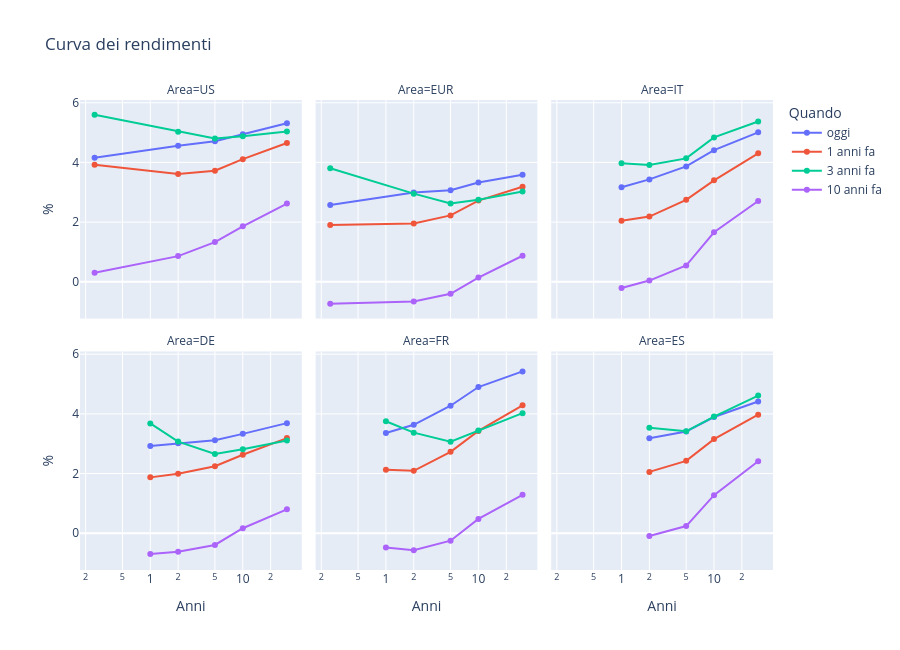

The notebook cell this image was saved under:
### Markdown cell above
## Curva dei rendimenti: oggi, 1, 3 e 10 anni fa
Asse in anni alla scadenza (scala logaritmica).

### Code cell
anni = lambda k: int(k[:-1]) / (12 if k[-1] == "M" else 1)  # '3M' -> 0.25, '10Y' -> 10
curve = []
for area in ("US", "EUR", "IT", "DE", "FR", "ES"):
    cols = [c for c in df if c.startswith(area + " ") and c.split()[1][:-1].isdigit()]  # 'IT 10Y' sì, 'US IG spread' no
    s = df[cols].dropna()
    for quando in (0, 1, 3, 10):
        r = s.asof(s.index[-1] - pd.DateOffset(years=quando))
        curve += [{"Area": area, "Quando": f"{quando} anni fa" if quando else "oggi", "Anni": anni(c.split()[1]), "%": r[c]}
                  for c in cols]
px.line(pd.DataFrame(curve), x="Anni", y="%", color="Quando", facet_col="Area", facet_col_wrap=3, markers=True,
        log_x=True, height=650, title="Curva dei rendimenti").show()

### Figure 1 — Plotly figure (JSON) as saved in the notebook; plotly's stock layout.template omitted (floating-point values rounded to 4 significant figures)
{"data": [{"hovertemplate": "Quando=oggi<br>Area=US<br>Anni=%{x}<br>%=%{y}<extra></extra>", "legendgroup": "oggi", "line": {"color": "#636efa", "dash": "solid"}, "marker": {"symbol": "circle"}, "mode": "lines+markers", "name": "oggi", "orientation": "v", "showlegend": true, "type": "scatter", "x": [0.25, 2.0, 5.0, 10.0, 30.0], "xaxis": "x4", "y": [4.16, 4.56, 4.71, 4.94, 5.31], "yaxis": "y4"}, {"hovertemplate": "Quando=oggi<br>Area=EUR<br>Anni=%{x}<br>%=%{y}<extra></extra>", "legendgroup": "oggi", "line": {"color": "#636efa", "dash": "solid"}, "marker": {"symbol": "circle"}, "mode": "lines+markers", "name": "oggi", "orientation": "v", "showlegend": false, "type": "scatter", "x": [0.25, 2.0, 5.0, 10.0, 30.0], "xaxis": "x5", "y": [2.573, 2.994, 3.067, 3.327, 3.589], "yaxis": "y5"}, {"hovertemplate": "Quando=oggi<br>Area=IT<br>Anni=%{x}<br>%=%{y}<extra></extra>", "legendgroup": "oggi", "line": {"color": "#636efa", "dash": "solid"}, "marker": {"symbol": "circle"}, "mode": "lines+markers", "name": "oggi", "orientation": "v", "showlegend": false, "type": "scatter", "x": [1.0, 2.0, 5.0, 10.0, 30.0], "xaxis": "x6", "y": [3.166, 3.432, 3.865, 4.411, 5.008], "yaxis": "y6"}, {"hovertemplate": "Quando=oggi<br>Area=DE<br>Anni=%{x}<br>%=%{y}<extra></extra>", "legendgroup": "oggi", "line": {"color": "#636efa", "dash": "solid"}, "marker": {"symbol": "circle"}, "mode": "lines+markers", "name": "oggi", "orientation": "v", "showlegend": false, "type": "scatter", "x": [1.0, 2.0, 5.0, 10.0, 30.0], "xaxis": "x", "y": [2.921, 3.016, 3.118, 3.33, 3.69], "yaxis": "y"}, {"hovertemplate": "Quando=oggi<br>Area=FR<br>Anni=%{x}<br>%=%{y}<extra></extra>", "legendgroup": "oggi", "line": {"color": "#636efa", "dash": "solid"}, "marker": {"symbol": "circle"}, "mode": "lines+markers", "name": "oggi", "orientation": "v", "showlegend": false, "type": "scatter", "x": [1.0, 2.0, 5.0, 10.0, 30.0], "xaxis": "x2", "y": [3.359, 3.634, 4.274, 4.899, 5.423], "yaxis": "y2"}, {"hovertemplate": "Quando=oggi<br>Area=ES<br>Anni=%{x}<br>%=%{y}<extra></extra>", "legendgroup": "oggi", "line": {"color": "#636efa", "dash": "solid"}, "marker": {"symbol": "circle"}, "mode": "lines+markers", "name": "oggi", "orientation": "v", "showlegend": false, "type": "scatter", "x": [2.0, 5.0, 10.0, 30.0], "xaxis": "x3", "y": [3.186, 3.412, 3.895, 4.415], "yaxis": "y3"}, {"hovertemplate": "Quando=1 anni fa<br>Area=US<br>Anni=%{x}<br>%=%{y}<extra></extra>", "legendgroup": "1 anni fa", "line": {"color": "#EF553B", "dash": "solid"}, "marker": {"symbol": "circle"}, "mode": "lines+markers", "name": "1 anni fa", "orientation": "v", "showlegend": true, "type": "scatter", "x": [0.25, 2.0, 5.0, 10.0, 30.0], "xaxis": "x4", "y": [3.92, 3.61, 3.72, 4.11, 4.65], "yaxis": "y4"}, {"hovertemplate": "Quando=1 anni fa<br>Area=EUR<br>Anni=%{x}<br>%=%{y}<extra></extra>", "legendgroup": "1 anni fa", "line": {"color": "#EF553B", "dash": "solid"}, "marker": {"symbol": "circle"}, "mode": "lines+markers", "name": "1 anni fa", "orientation": "v", "showlegend": false, "type": "scatter", "x": [0.25, 2.0, 5.0, 10.0, 30.0], "xaxis": "x5", "y": [1.901, 1.95, 2.225, 2.722, 3.184], "yaxis": "y5"}, {"hovertemplate": "Quando=1 anni fa<br>Area=IT<br>Anni=%{x}<br>%=%{y}<extra></extra>", "legendgroup": "1 anni fa", "line": {"color": "#EF553B", "dash": "solid"}, "marker": {"symbol": "circle"}, "mode": "lines+markers", "name": "1 anni fa", "orientation": "v", "showlegend": false, "type": "scatter", "x": [1.0, 2.0, 5.0, 10.0, 30.0], "xaxis": "x6", "y": [2.042, 2.185, 2.745, 3.399, 4.306], "yaxis": "y6"}, {"hovertemplate": "Quando=1 anni fa<br>Area=DE<br>Anni=%{x}<br>%=%{y}<extra></extra>", "legendgroup": "1 anni fa", "line": {"color": "#EF553B", "dash": "solid"}, "marker": {"symbol": "circle"}, "mode": "lines+markers", "name": "1 anni fa", "orientation": "v", "showlegend": false, "type": "scatter", "x": [1.0, 2.0, 5.0, 10.0, 30.0], "xaxis": "x", "y": [1.872, 1.995, 2.244, 2.63, 3.188], "yaxis": "y"}, {"hovertemplate": "Quando=1 anni fa<br>Area=FR<br>Anni=%{x}<br>%=%{y}<extra></extra>", "legendgroup": "1 anni fa", "line": {"color": "#EF553B", "dash": "solid"}, "marker": {"symbol": "circle"}, "mode": "lines+markers", "name": "1 anni fa", "orientation": "v", "showlegend": false, "type": "scatter", "x": [1.0, 2.0, 5.0, 10.0, 30.0], "xaxis": "x2", "y": [2.127, 2.093, 2.727, 3.43, 4.287], "yaxis": "y2"}, {"hovertemplate": "Quando=1 anni fa<br>Area=ES<br>Anni=%{x}<br>%=%{y}<extra></extra>", "legendgroup": "1 anni fa", "line": {"color": "#EF553B", "dash": "solid"}, "marker": {"symbol": "circle"}, "mode": "lines+markers", "name": "1 anni fa", "orientation": "v", "showlegend": false, "type": "scatter", "x": [2.0, 5.0, 10.0, 30.0], "xaxis": "x3", "y": [2.056, 2.425, 3.154, 3.973], "yaxis": "y3"}, {"hovertemplate": "Quando=3 anni fa<br>Area=US<br>Anni=%{x}<br>%=%{y}<extra></extra>", "legendgroup": "3 anni fa", "line": {"color": "#00cc96", "dash": "solid"}, "marker": {"symbol": "circle"}, "mode": "lines+markers", "name": "3 anni fa", "orientation": "v", "showlegend": true, "type": "scatter", "x": [0.25, 2.0, 5.0, 10.0, 30.0], "xaxis": "x4", "y": [5.6, 5.03, 4.8, 4.88, 5.04], "yaxis": "y4"}, {"hovertemplate": "Quando=3 anni fa<br>Area=EUR<br>Anni=%{x}<br>%=%{y}<extra></extra>", "legendgroup": "3 anni fa", "line": {"color": "#00cc96", "dash": "solid"}, "marker": {"symbol": "circle"}, "mode": "lines+markers", "name": "3 anni fa", "orientation": "v", "showlegend": false, "type": "scatter", "x": [0.25, 2.0, 5.0, 10.0, 30.0], "xaxis": "x5", "y": [3.804, 2.953, 2.622, 2.749, 3.028], "yaxis": "y5"}, {"hovertemplate": "Quando=3 anni fa<br>Area=IT<br>Anni=%{x}<br>%=%{y}<extra></extra>", "legendgroup": "3 anni fa", "line": {"color": "#00cc96", "dash": "solid"}, "marker": {"symbol": "circle"}, "mode": "lines+markers", "name": "3 anni fa", "orientation": "v", "showlegend": false, "type": "scatter", "x": [1.0, 2.0, 5.0, 10.0, 30.0], "xaxis": "x6", "y": [3.975, 3.915, 4.136, 4.839, 5.371], "yaxis": "y6"}, {"hovertemplate": "Quando=3 anni fa<br>Area=DE<br>Anni=%{x}<br>%=%{y}<extra></extra>", "legendgroup": "3 anni fa", "line": {"color": "#00cc96", "dash": "solid"}, "marker": {"symbol": "circle"}, "mode": "lines+markers", "name": "3 anni fa", "orientation": "v", "showlegend": false, "type": "scatter", "x": [1.0, 2.0, 5.0, 10.0, 30.0], "xaxis": "x", "y": [3.681, 3.071, 2.658, 2.814, 3.111], "yaxis": "y"}, {"hovertemplate": "Quando=3 anni fa<br>Area=FR<br>Anni=%{x}<br>%=%{y}<extra></extra>", "legendgroup": "3 anni fa", "line": {"color": "#00cc96", "dash": "solid"}, "marker": {"symbol": "circle"}, "mode": "lines+markers", "name": "3 anni fa", "orientation": "v", "showlegend": false, "type": "scatter", "x": [1.0, 2.0, 5.0, 10.0, 30.0], "xaxis": "x2", "y": [3.754, 3.371, 3.069, 3.44, 4.023], "yaxis": "y2"}, {"hovertemplate": "Quando=3 anni fa<br>Area=ES<br>Anni=%{x}<br>%=%{y}<extra></extra>", "legendgroup": "3 anni fa", "line": {"color": "#00cc96", "dash": "solid"}, "marker": {"symbol": "circle"}, "mode": "lines+markers", "name": "3 anni fa", "orientation": "v", "showlegend": false, "type": "scatter", "x": [2.0, 5.0, 10.0, 30.0], "xaxis": "x3", "y": [3.538, 3.416, 3.909, 4.612], "yaxis": "y3"}, {"hovertemplate": "Quando=10 anni fa<br>Area=US<br>Anni=%{x}<br>%=%{y}<extra></extra>", "legendgroup": "10 anni fa", "line": {"color": "#ab63fa", "dash": "solid"}, "marker": {"symbol": "circle"}, "mode": "lines+markers", "name": "10 anni fa", "orientation": "v", "showlegend": true, "type": "scatter", "x": [0.25, 2.0, 5.0, 10.0, 30.0], "xaxis": "x4", "y": [0.3, 0.86, 1.33, 1.86, 2.62], "yaxis": "y4"}, {"hovertemplate": "Quando=10 anni fa<br>Area=EUR<br>Anni=%{x}<br>%=%{y}<extra></extra>", "legendgroup": "10 anni fa", "line": {"color": "#ab63fa", "dash": "solid"}, "marker": {"symbol": "circle"}, "mode": "lines+markers", "name": "10 anni fa", "orientation": "v", "showlegend": false, "type": "scatter", "x": [0.25, 2.0, 5.0, 10.0, 30.0], "xaxis": "x5", "y": [-0.7403, -0.6631, -0.4014, 0.1408, 0.8725], "yaxis": "y5"}, {"hovertemplate": "Quando=10 anni fa<br>Area=IT<br>Anni=%{x}<br>%=%{y}<extra></extra>", "legendgroup": "10 anni fa", "line": {"color": "#ab63fa", "dash": "solid"}, "marker": {"symbol": "circle"}, "mode": "lines+markers", "name": "10 anni fa", "orientation": "v", "showlegend": false, "type": "scatter", "x": [1.0, 2.0, 5.0, 10.0, 30.0], "xaxis": "x6", "y": [-0.21, 0.0408, 0.545, 1.66, 2.708], "yaxis": "y6"}, {"hovertemplate": "Quando=10 anni fa<br>Area=DE<br>Anni=%{x}<br>%=%{y}<extra></extra>", "legendgroup": "10 anni fa", "line": {"color": "#ab63fa", "dash": "solid"}, "marker": {"symbol": "circle"}, "mode": "lines+markers", "name": "10 anni fa", "orientation": "v", "showlegend": false, "type": "scatter", "x": [1.0, 2.0, 5.0, 10.0, 30.0], "xaxis": "x", "y": [-0.7, -0.618, -0.393, 0.168, 0.8004], "yaxis": "y"}, {"hovertemplate": "Quando=10 anni fa<br>Area=FR<br>Anni=%{x}<br>%=%{y}<extra></extra>", "legendgroup": "10 anni fa", "line": {"color": "#ab63fa", "dash": "solid"}, "marker": {"symbol": "circle"}, "mode": "lines+markers", "name": "10 anni fa", "orientation": "v", "showlegend": false, "type": "scatter", "x": [1.0, 2.0, 5.0, 10.0, 30.0], "xaxis": "x2", "y": [-0.476, -0.5716, -0.2498, 0.479, 1.288], "yaxis": "y2"}, {"hovertemplate": "Quando=10 anni fa<br>Area=ES<br>Anni=%{x}<br>%=%{y}<extra></extra>", "legendgroup": "10 anni fa", "line": {"color": "#ab63fa", "dash": "solid"}, "marker": {"symbol": "circle"}, "mode": "lines+markers", "name": "10 anni fa", "orientation": "v", "showlegend": false, "type": "scatter", "x": [2.0, 5.0, 10.0, 30.0], "xaxis": "x3", "y": [-0.092, 0.24, 1.277, 2.412], "yaxis": "y3"}], "layout": {"annotations": [{"font": {}, "showarrow": false, "text": "Area=DE", "x": 0.16, "xanchor": "center", "xref": "paper", "y": 0.465, "yanchor": "bottom", "yref": "paper"}, {"font": {}, "showarrow": false, "text": "Area=FR", "x": 0.5, "xanchor": "center", "xref": "paper", "y": 0.465, "yanchor": "bottom", "yref": "paper"}, {"font": {}, "showarrow": false, "text": "Area=ES", "x": 0.84, "xanchor": "center", "xref": "paper", "y": 0.465, "yanchor": "bottom", "yref": "paper"}, {"font": {}, "showarrow": false, "text": "Area=US", "x": 0.16, "xanchor": "center", "xref": "paper", "y": 1.0, "yanchor": "bottom", "yref": "paper"}, {"font": {}, "showarrow": false, "text": "Area=EUR", "x": 0.5, "xanchor": "center", "xref": "paper", "y": 1.0, "yanchor": "bottom", "yref": "paper"}, {"font": {}, "showarrow": false, "text": "Area=IT", "x": 0.84, "xanchor": "center", "xref": "paper", "y": 1.0, "yanchor": "bottom", "yref": "paper"}], "height": 650, "legend": {"title": {"text": "Quando"}, "tracegroupgap": 0}, "title": {"text": "Curva dei rendimenti"}, "xaxis": {"anchor": "y", "domain": [0.0, 0.32], "title": {"text": "Anni"}, "type": "log"}, "xaxis2": {"anchor": "y2", "domain": [0.34, 0.66], "matches": "x", "title": {"text": "Anni"}, "type": "log"}, "xaxis3": {"anchor": "y3", "domain": [0.68, 1.0], "matches": "x", "title": {"text": "Anni"}, "type": "log"}, "xaxis4": {"anchor": "y4", "domain": [0.0, 0.32], "matches": "x", "showticklabels": false, "type": "log"}, "xaxis5": {"anchor": "y5", "domain": [0.34, 0.66], "matches": "x", "showticklabels": false, "type": "log"}, "xaxis6": {"anchor": "y6", "domain": [0.68, 1.0], "matches": "x", "showticklabels": false, "type": "log"}, "yaxis": {"anchor": "x", "domain": [0.0, 0.465], "title": {"text": "%"}}, "yaxis2": {"anchor": "x2", "domain": [0.0, 0.465], "matches": "y", "showticklabels": false}, "yaxis3": {"anchor": "x3", "domain": [0.0, 0.465], "matches": "y", "showticklabels": false}, "yaxis4": {"anchor": "x4", "domain": [0.535, 1.0], "matches": "y", "title": {"text": "%"}}, "yaxis5": {"anchor": "x5", "domain": [0.535, 1.0], "matches": "y", "showticklabels": false}, "yaxis6": {"anchor": "x6", "domain": [0.535, 1.0], "matches": "y", "showticklabels": false}}}
